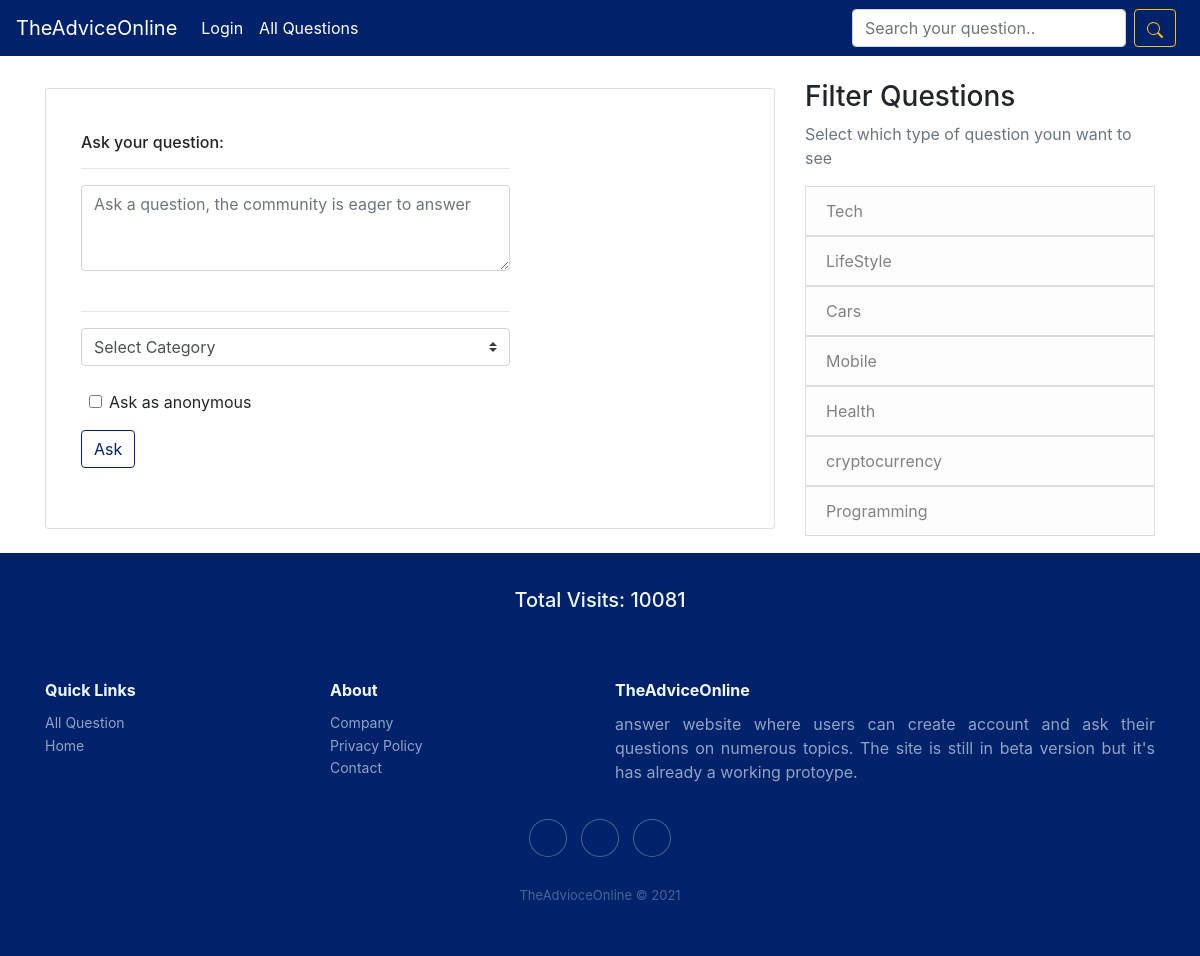
The page / on the database its author committed.
### question/models.py (models this page shows, shortened)
class category(models.Model):
    cat = models.CharField(max_length=30)

class fun(models.Model):
    total = models.IntegerField(default=1)

### question/views.py (the view)
# urls.py: path('', views.home, name='home'),
def home(request):
    try:
        fun = f.objects.get(pk=1)
        fun.total = fun.total+1
        fun.save()
    except:
        pass
    questions_set = Question.objects.all().order_by('-asked_when')
    cats = c.objects.all()
    if request.method == 'POST' and request.user.is_authenticated:
        the_question = request.POST.get('the_question')
        if not the_question.strip():
            messages.error(request, 'Question can not be empty')
            return redirect('/')
        category = request.POST.get('category')
        if sentence_tester(the_question):
            pass
        else:
            messages.error(request, 'Please try asking a meaningful question!')
            return redirect('/')
        if category == 'Select Category':
            messages.error(request, "Please select a category properly!")
            return render(request, 'question/home.html', {'data': the_question, 'cats': cats, 'fun': fun})
        is_ann = request.POST.get('is_ann')
        if is_ann == 'on':
            is_ann = True
        else:
            is_ann = False
        try:
            category = c.objects.get(cat=category)
        except:
            pass
        if the_question.strip():
            obj = Question(asked_by=request.user, the_question=the_question,
                           question_category=category, is_anonymous=is_ann)
            obj.save()
            messages.error(request, "Successfully added the question!")
            return render(request, 'question/home.html', {'questions_set': questions_set, 'cats': cats, 'fun': fun})
        else:
            messages.error(request, "A question can't be empty")
            return redirect('/')
    elif request.method == 'GET':
        p = Paginator(questions_set, 10)
        page_number = request.GET.get('page')
        page_obj = p.get_page(page_number)
        return render(request, 'question/home.html', {'questions_set': page_obj, 'cats': cats, 'fun': fun})
    else:
        return redirect('/accounts/login')

### templates/question/home.html (shortened to what this page needs)
{% extends "base.html" %}
{% block main_content %}
<br>
<div class="card mt-2">
  <div class="card-body">
    <form action="{% url 'home' %}" method="post">
      <div class="container my-4">
        <div class="row">
          <div class="col-md-8">
            <h6>Ask your question:</h6>
            <hr size="30px">
            <textarea class="form-control" name="the_question" cols="25" rows="3"
              placeholder="Ask a question, the community is eager to answer">{{ data }}</textarea><br>
            <hr size="30px">
            <div class="container">
              <div class="row">
                <div class="input-group mb-3">
                  <select class="custom-select" id="inputGroupSelect01" name="category">
                    <option selected>Select Category</option>
                  </select>
                </div>
                <div class="form-check form-switch ml-2 mt-2">
                  <input class="form-check-input" type="checkbox" name="is_ann" id="flexSwitchCheckChecked">
                  <label class="form-check-label" for="flexSwitchCheckChecked">Ask as anonymous</label>
                </div>
              </div>
            </div>
            <div class="form-group mt-2">
              <button class="btn pial mt-2" style="position: relative;"
                type="submit">Ask</button>
            </div>
          </div>
        </div>
      </div>
    </form>
  </div>
</div>
<br>
{% endblock main_content %}

### templates/base.html (shortened to what this page needs)
<!DOCTYPE html>
<html>
<head>
    <link rel="stylesheet" href="https://cdn.jsdelivr.net/npm/bootstrap@4.6.0/dist/css/bootstrap.min.css">
    <link rel="stylesheet" href="https://cdnjs.cloudflare.com/ajax/libs/ionicons/2.0.1/css/ionicons.min.css">
</head>
<body>
    <nav class="navbar navbar-expand-lg navbar-dark bg-pial">
        <a class="navbar-brand" href="{% url 'home' %}">TheAdviceOnline</a>
        <div class="collapse navbar-collapse" id="navbarSupportedContent">
            <ul class="navbar-nav mr-auto">
                {% if user.is_authenticated %}
                <li class="nav-item active">
                  <a class="nav-link" href="{% url 'profile_handler' user.pk %}">Profile <span class="sr-only">(current)</span></a>
                </li>
                {% else %}
                <li class="nav-item active">
                  <a class="nav-link" href="{% url 'account_login' %}">Login <span class="sr-only">(current)</span></a>
                </li>
                {% endif %}
                <li class="nav-item active">
                  <a class="nav-link" href="{% url 'all' %}">All Questions <span class="sr-only">(current)</span></a>
                </li>
            </ul>
            <form action="{% url 'search' %}" class="form-inline my-2 my-lg-0" method="post">
                <input class="form-control mr-sm-2" type="search" name="search" placeholder="Search your question.." aria-label="Search">
                <button class="mr-2 btn btn-outline-warning my-2 my-sm-0" type="submit"></button>
            </form>
        </div>
    </nav>
 <main role="main" class="container">
      <div class="row">
        <div class="col-lg-8">
          {% block main_content %}{% endblock main_content %}
        </div>
        <div class="col-lg-4 mt-4">
          <div class="content-section">
            {% if unanswered %}
          <h3>More</h3>
          <p class='text-muted'>You may also like to answer these questions too!
              <ul class="list-group">
                {% for i in unanswered %}
                  <a href="{% url 'sub_question' i.pk %}"><li class="list-group-item list-group-item-light">{{i.the_sub_question}}</li></a>
                {% endfor %}
              </ul>
            </p>
            {% else %}
            <h3>Filter Questions</h3>
            <p class='text-muted'>Select which type of question youn want to see
              <ul class="list-group">
              {% for x in cats %}
                <a href="{% url 'search2' x.pk %}"><li class="list-group-item list-group-item-light">{{x.cat}}</li></a>
              {% endfor %}
              </ul>
            </p>
            {% endif %}
          </div>
        </div>
      </div>
    </main>
<div class="footer-dark1">
  <br>
  <center><h5>Total Visits: {{fun.total}}</h5></center>
</div>
    <div class="footer-dark">
  <footer>
      <div class="container">
          <div class="row">
              <div class="col-sm-6 col-md-3 item">
                  <h3>Quick Links</h3>
                  <ul>
                      <li><a href="{% url 'all' %}">All Question</a></li>
                      <li><a href="{% url 'home' %}">Home</a></li>
                  </ul>
              </div>
              <div class="col-sm-6 col-md-3 item">
                  <h3>About</h3>
                  <ul>
                      <li><a href="{% url 'about_us' %}">Company</a></li>
                      <li><a href="{% url 'about_us' %}">Privacy Policy</a></li>
                      <li><a href="{% url 'about_us' %}">Contact</a></li>
                  </ul>
              </div>
              <div class="col-md-6 item text">
                  <h3>TheAdviceOnline</h3>
                  <p  class="text-justify">answer website where users can create account and ask their questions on numerous topics. The site is still in beta version but it's has already a working protoype.</p>
              </div>
              <div class="col item social"><a href="#"></a><a href="#"></a><a href="https://www.linkedin.com/in/advice-online-6b89a9220/"></a></div>
          </div>
          <p class="copyright">TheAdvioceOnline © 2021</p>
      </div>
  </footer>
</body>

### templates/base.html (style rules this page uses)
.bg-pial { background-color: #00226b; }
.footer-dark { padding:50px 0; color:#f0f9ff; background-color:#00226b; }
.footer-dark1 { padding: 11px; color:#f0f9ff; background-color:#00226b; }
.footer-dark h3 { margin-top:0; margin-bottom:12px; font-weight:bold; font-size:16px; }
.footer-dark ul { padding:0; list-style:none; line-height:1.6; font-size:14px; margin-bottom:0; }
.footer-dark ul a { color:inherit; text-decoration:none; opacity:0.6; }
.footer-dark .item.text { margin-bottom:36px; }
.footer-dark .item.text p { opacity:0.6; margin-bottom:0; }
.footer-dark .item.social { text-align:center; }
.footer-dark .item.social > a { font-size:20px; width:36px; height:36px; line-height:36px; display:inline-block; text-align:center; border-radius:50%; box-shadow:0 0 0 1px rgba(255,255,255,0.4); margin:0 8px; color:#fff; opacity:0.75; }
.footer-dark .copyright { text-align:center; padding-top:24px; opacity:0.3; font-size:13px; margin-bottom:0; }

### templates/question/home.html (style rules this page uses)
.pial { border-color: #00226b; color: #00226b; }

### rows shown on the page
category: cat "Tech"
category: cat "LifeStyle"
category: cat "Cars"
category: cat "Mobile"
category: cat "Health"
category: cat "cryptocurrency"
category: cat "Programming"
fun: total "10081"
